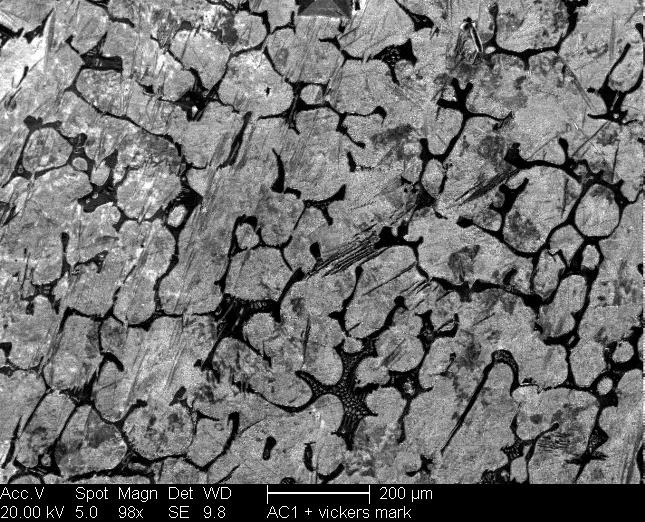
#> input picture micrograph251.tif, 645 x 522 px, found by its file name
$ jupyter execute --allow-errors Segmentation_Test.ipynb   (shell and % lines are left out)   (older library calls are emulated)   (text cells are left out)
#> lines starting #> are read from the running program, lines starting #| are printed output that depends on the picture; after the words box and inside, x2 and y2 are one past the last pixel; in counts of white or black regions, pixels touching at a corner belong together; pictures that were not available may be replaced by others from this repository, and a replacement may not be noted
[cell 1]
import matplotlib.pyplot as plt
from skimage import io, img_as_float
import tifffile as tiff
import imagecodecs
from scipy import ndimage as nd
from skimage.segmentation import random_walker
from skimage import exposure
import numpy as np
import glob
import cv2
from skimage import measure, color, io
from google.colab.patches import cv2_imshow
import pandas as pd

[cell 2]
img = img_as_float(io.imread("/content/micrograph251.tif"))
#> img: shape (522, 645) float64; min 0, max 1, mean 0.439

# Denosing the image.

from skimage.restoration import denoise_nl_means, estimate_sigma

sigma_est = np.mean(estimate_sigma(img, multichannel=True))
#> sigma_est = 0.0584
#> (the rest of this cell did not finish here and is left out)

#> (a cell that did not finish here is left out)

#> (a cell that did not finish here is left out)

#> (a cell that did not finish here is left out)

[cell 6]
#Now let's perform some morphological operations
test_img = cv2.imread("/content/mark251.4.jpg",0)
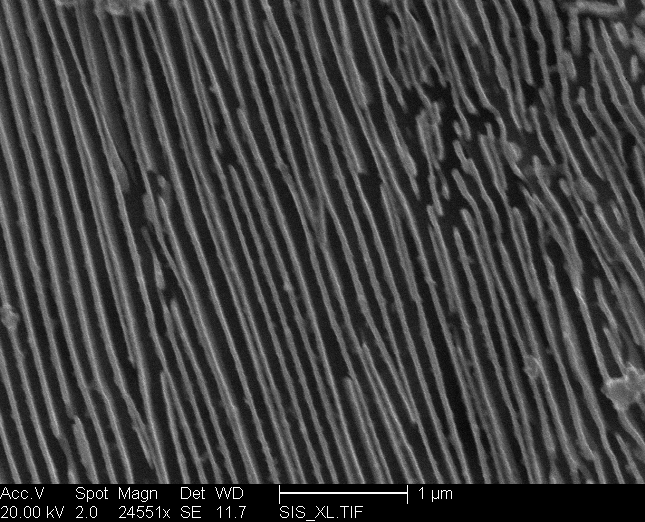
#> input picture micrograph130.tif, 645 x 522 px, given in place of mark251.4.jpg, which was not available
#> test_img is the input picture: shape (522, 645); min 0, max 255, mean 64.3
cropped_test_img = test_img[0:480,:]
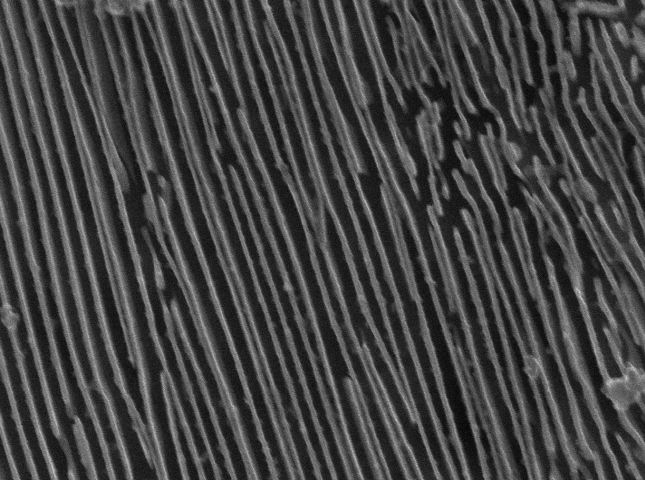
#> cropped_test_img: shape (480, 645); min 0, max 212, mean 68.1
kernal = np.ones((3,3),np.uint8)
eroded_test_img = cv2.erode(cropped_test_img,kernal, iterations = 1)
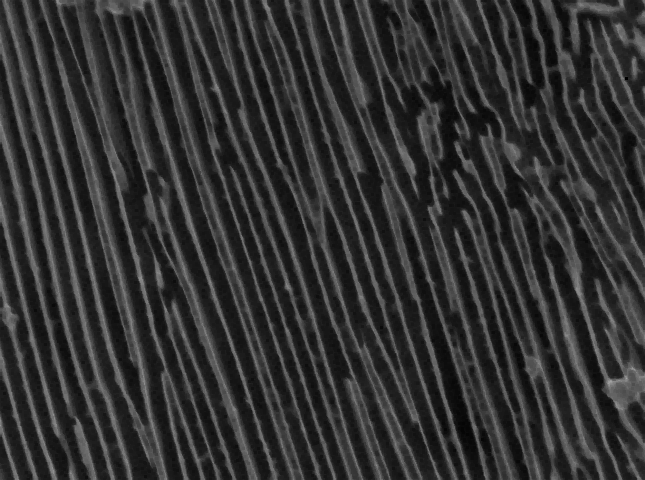
#> eroded_test_img: shape (480, 645); min 0, max 163, mean 50.6
#dilated_test_img = cv2.dilate(cropped_test_img,kernal, iterations = 1)

[cell 7]
plt.imshow(cropped_test_img)
plt.imsave("/content/mark251.5.jpg",eroded_test_img)
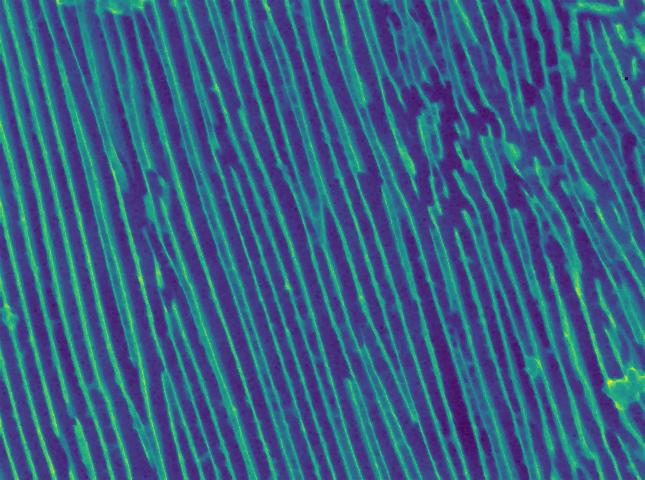
#> saved as mark251.5.jpg: shape (480, 645, 3); mean R, G, B 55.5, 94, 132.5

[cell 8]
#defining the size of each pixel
pixels_to_um = 0.5 # (1 px = 500 nm)
# Dividing the pixels into  clusters (or in our case grains)
clusters = measure.regionprops(eroded_test_img,cropped_test_img)
#> clusters = 149 regions; largest, box (x1, y1, x2, y2) and area: (0, 0, 645, 480) 12075, (0, 0, 645, 480) 11872, (0, 0, 645, 480) 11234, (0, 0, 645, 480) 9183, (0, 0, 645, 480) 8428

#The output of the function is a list of object properties.
#Output results into a csv file
#Best way is to output all properties to a csv file

propList = ['Area',
            'equivalent_diameter', #Added... verify if it works
            'orientation', #Added, verify if it works. Angle btwn x-axis and major axis.
            'MajorAxisLength',
            'MinorAxisLength',
            'Perimeter',
            'MinIntensity',
            'MeanIntensity',
            'MaxIntensity']


output_file = open('segmented_image_measurements8.csv', 'w')
output_file.write(',' + ",".join(propList) + '\n') #join strings in array by commas, leave first cell blank
#First cell blank to leave room for header (column names)

for cluster_props in clusters:
    #output cluster properties to the excel file
    output_file.write(str(cluster_props['Label']))
    for i,prop in enumerate(propList):
        if(prop == 'Area'):
            to_print = cluster_props[prop]*pixels_to_um**2   #Convert pixel square to um square
        elif(prop == 'orientation'):
            to_print = cluster_props[prop]*57.2958  #Convert to degrees from radians
        elif(prop.find('Intensity') < 0):          # Any prop without Intensity in its name
            to_print = cluster_props[prop]*pixels_to_um
        else:
            to_print = cluster_props[prop]     #Reamining props, basically the ones with Intensity in its name
        output_file.write(',' + str(to_print))
    output_file.write('\n')
#> this loop made 149 passes
output_file.close()

[cell 9]
import cv2
import numpy

#Read the image and convert it to grayscale
image = cv2.imread('/content/mark251.5.jpg')
image = cv2.resize(image, None, fx=0.9,fy=0.9)
#> image: shape (432, 580, 3)

gray = cv2.cvtColor(image, cv2.COLOR_BGR2GRAY)
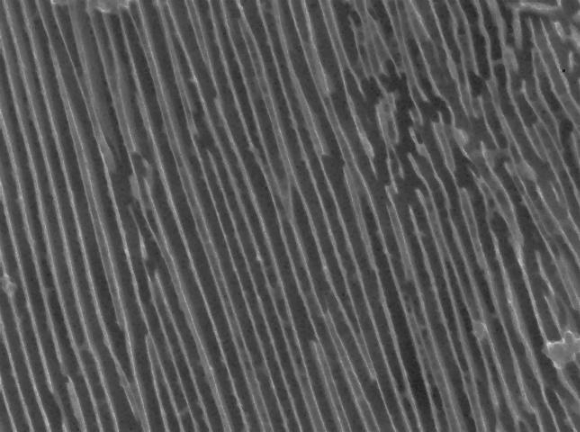
#> gray: shape (432, 580); min 23, max 218, mean 86.7

#Now convert the grayscale image to binary image
ret, binary = cv2.threshold(gray, 0, 255, cv2.THRESH_BINARY+cv2.THRESH_OTSU)
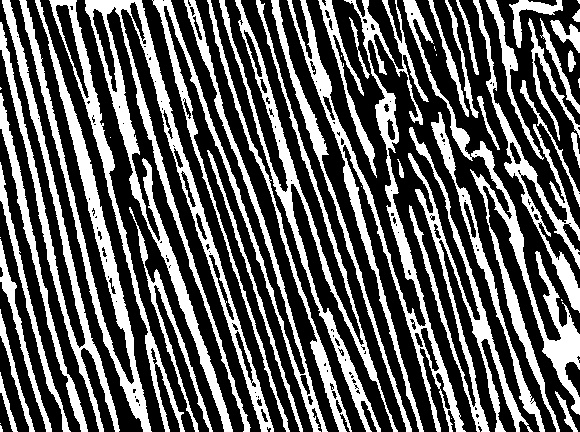
#> binary: shape (432, 580); 36.6% white; 50 white regions (13 under 20 px)
#> ret = 92

#Now detect the contours
contours, hierarchy = cv2.findContours(binary, mode=cv2.RETR_TREE, method=cv2.CHAIN_APPROX_NONE)
#> contours = 213 contours, 124 with area under 20; largest, box (x1, y1, x2, y2) and area: (85, 0, 274, 432) 11945, (287, 0, 466, 432) 8833, (219, 0, 398, 432) 6412, (19, 0, 152, 432) 6245, (403, 0, 580, 432) 5884

#Visualize the data structure
print("Length of contours {}".format(len(contours)))
#| Length of contours 213
print(contours)
#> (printed output is left out)

# draw contours on the original image
image_copy = image.copy()
image_copy = cv2.drawContours(image_copy, contours, -1, (0, 0, 130), thickness=2, lineType=cv2.LINE_AA)
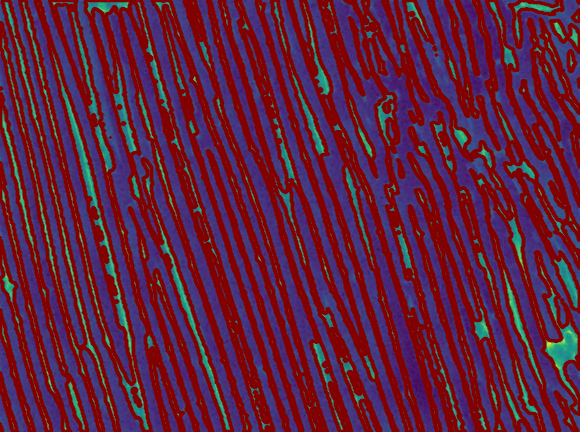
#> image_copy: shape (432, 580, 3); mean B, G, R 64.2, 34.9, 96.4

#Visualizing the results

cv2_imshow(image_copy)
plt.imsave("/content/mark251.6.jpg",image_copy)
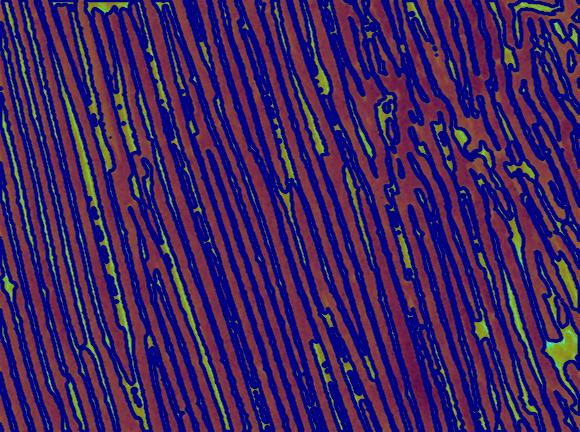
#> saved as mark251.6.jpg: shape (432, 580, 3); mean R, G, B 64.7, 36, 96.4

#> (a cell that did not finish here is left out)

[cell 11]
img = cv2.imread("/content/micrograph8.tif",0)
#> img is the input picture: shape (522, 645); min 0, max 255, mean 111.9
plt.imsave("/content/raw8.jpg",img)
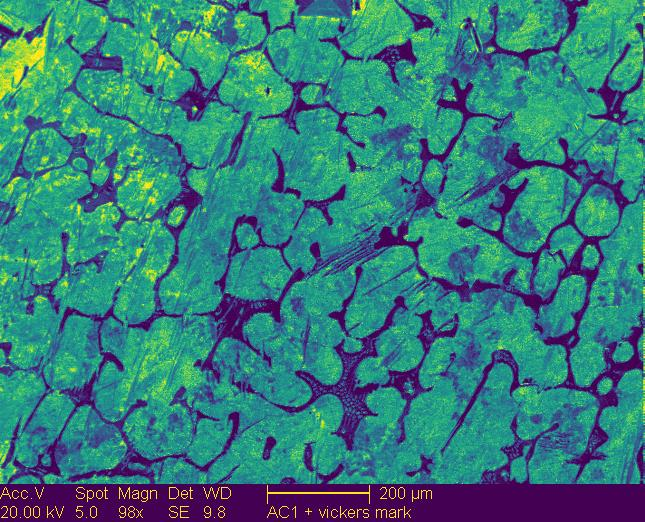
#> saved as raw8.jpg: shape (522, 645, 3); mean R, G, B 52.4, 124.4, 123.1

[cell 12]
img = cv2.imread("/content/raw8.jpg",0)
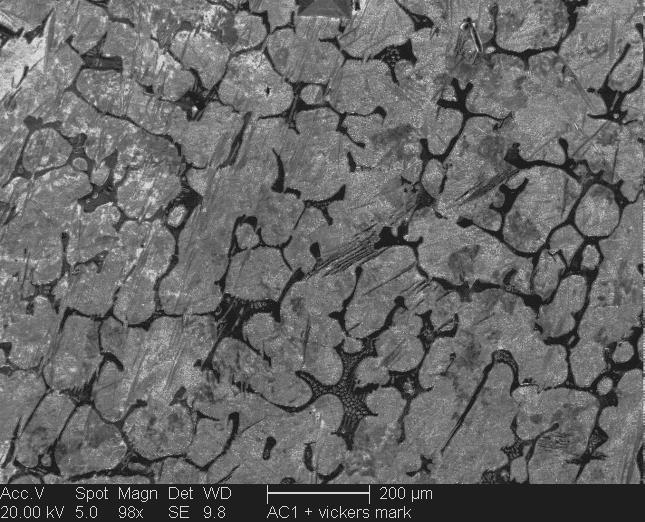
#> img: shape (522, 645); min 0, max 250, mean 102.7

#defining the size of each pixel
pixels_to_um = 0.5 # (1 px = 500 nm)
# Dividing the pixels into  clusters (or in our case grains)
clusters = measure.regionprops(img)
#> clusters = 243 regions; largest, box (x1, y1, x2, y2) and area: (0, 0, 645, 522) 13597, (0, 0, 645, 484) 5978, (0, 0, 644, 484) 5914, (0, 0, 645, 484) 5905, (0, 0, 645, 484) 5896

#The output of the function is a list of object properties.
#Output results into a csv file
#Best way is to output all properties to a csv file

propList = ['Area',
            'equivalent_diameter', #Added... verify if it works
            'orientation', #Added, verify if it works. Angle btwn x-axis and major axis.
            'MajorAxisLength',
            'MinorAxisLength',
            'Perimeter']


output_file = open('raw_image_measurements8.csv', 'w')
output_file.write(',' + ",".join(propList) + '\n') #join strings in array by commas, leave first cell blank
#First cell blank to leave room for header (column names)

for cluster_props in clusters:
    #output cluster properties to the excel file
    output_file.write(str(cluster_props['Label']))
    for i,prop in enumerate(propList):
        if(prop == 'Area'):
            to_print = cluster_props[prop]*pixels_to_um**2   #Convert pixel square to um square
        elif(prop == 'orientation'):
            to_print = cluster_props[prop]*57.2958  #Convert to degrees from radians
        elif(prop.find('Intensity') < 0):          # Any prop without Intensity in its name
            to_print = cluster_props[prop]*pixels_to_um
        else:
            to_print = cluster_props[prop]     #Reamining props, basically the ones with Intensity in its name
        output_file.write(',' + str(to_print))
    output_file.write('\n')
output_file.close()
